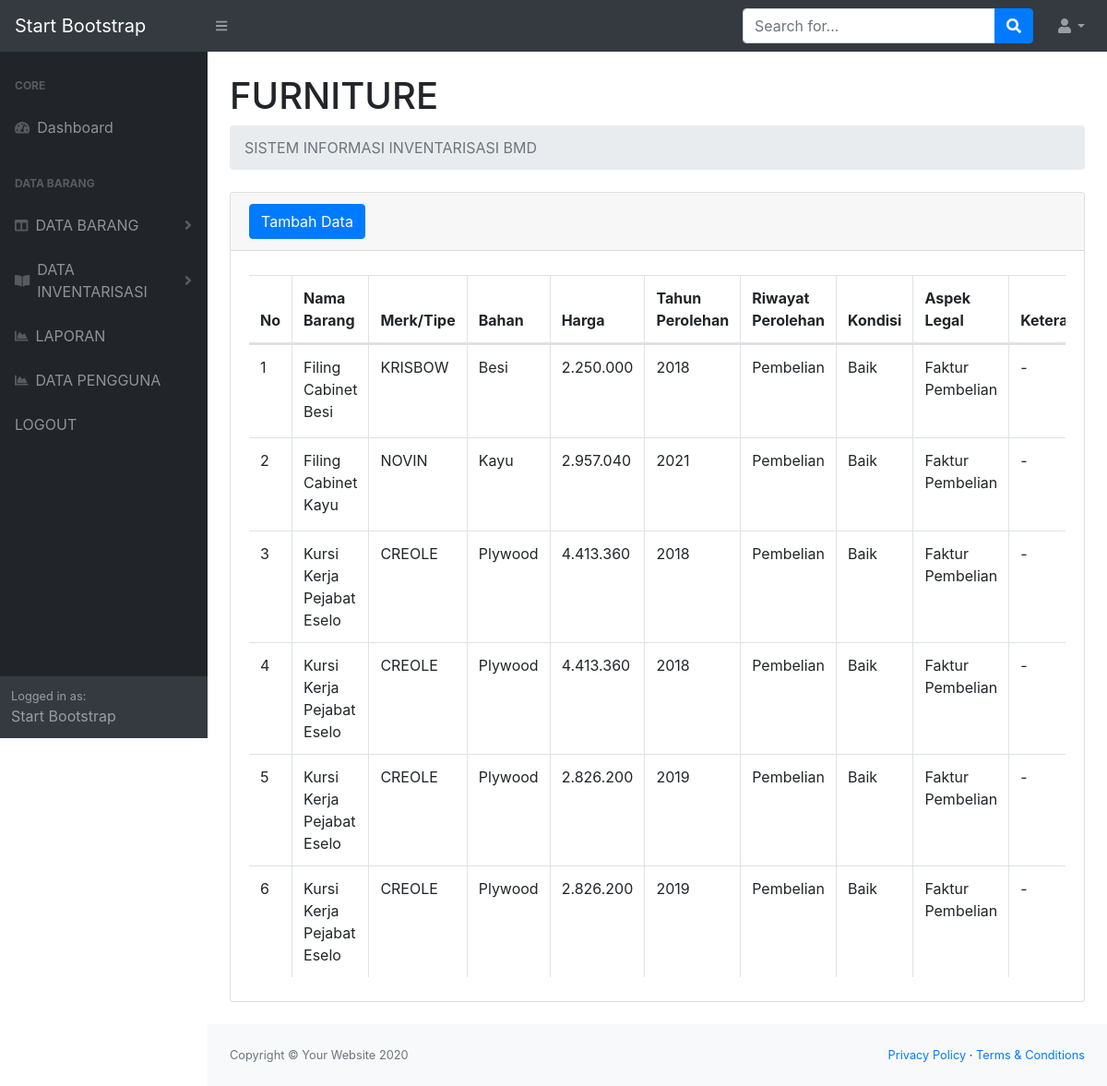
The page /masterfurniture.php (signed in) on the database its author committed.
### tables this page shows
CREATE TABLE `furniture` (
  `idbarang` int(11) NOT NULL,
  `namafurniture` varchar(50) NOT NULL,
  `merk3` varchar(25) NOT NULL,
  `bahan3` varchar(25) NOT NULL,
  `harga3` varchar(25) NOT NULL,
  `tahunperolehan3` varchar(25) NOT NULL,
  `riwayatperolehan3` varchar(25) NOT NULL,
  `kondisi3` varchar(25) NOT NULL,
  `aspeklegal3` varchar(25) NOT NULL,
  `keterangan3` varchar(25) NOT NULL
);

### masterfurniture.php (the view, shortened to what this page needs)
<?php
require 'function.php';
?>
<!DOCTYPE html>
<html lang="en">
<head>
    <link href="css/styles.css" rel="stylesheet" />
    <link href="https://cdn.datatables.net/1.10.20/css/dataTables.bootstrap4.min.css" rel="stylesheet" />
</head>
<body class="sb-nav-fixed">
    <nav class="sb-topnav navbar navbar-expand navbar-dark bg-dark">
        <a class="navbar-brand" href="index.html">Start Bootstrap</a>
        <button class="btn btn-link btn-sm order-1 order-lg-0" id="sidebarToggle" href="#"><i class="fas fa-bars"></i></button>
        <form class="d-none d-md-inline-block form-inline ml-auto mr-0 mr-md-3 my-2 my-md-0">
            <div class="input-group">
                <input class="form-control" type="text" placeholder="Search for..." aria-label="Search" aria-describedby="basic-addon2" />
                <div class="input-group-append">
                    <button class="btn btn-primary" type="button"><i class="fas fa-search"></i></button>
                </div>
            </div>
        </form>
        <ul class="navbar-nav ml-auto ml-md-0">
            <li class="nav-item dropdown">
                <a class="nav-link dropdown-toggle" id="userDropdown" href="#" role="button" data-toggle="dropdown" aria-haspopup="true" aria-expanded="false"><i class="fas fa-user fa-fw"></i></a>
            </li>
        </ul>
    </nav>
    <div id="layoutSidenav">
        <div id="layoutSidenav_nav">
            <nav class="sb-sidenav accordion sb-sidenav-dark" id="sidenavAccordion">
                <div class="sb-sidenav-menu">
                    <?php include 'navbar.php'; ?>
                </div>
                <div class="sb-sidenav-footer">
                    <div class="small">Logged in as:</div>
                    Start Bootstrap
                </div>
            </nav>
        </div>
        <div id="layoutSidenav_content">
            <main>
                <div class="container-fluid">
                    <h1 class="mt-4">FURNITURE</h1>
                    <ol class="breadcrumb mb-4">
                        <li class="breadcrumb-item active">SISTEM INFORMASI INVENTARISASI BMD</li>
                    </ol>
                    <div class="card mb-4">
                        <div class="card-header">
                            <button type="button" class="btn btn-primary" data-toggle="modal" data-target="#myModal">
                                Tambah Data
                            </button>
                        </div>
                        <div class="card-body">
                            <div class="table-responsive">
                                <table class="table table-bordered" id="dataTable" width="100%" cellspacing="0">
                                    <thead>
                                        <tr>
                                            <th>No</th>
                                            <th>Nama Barang</th>
                                            <th>Merk/Tipe</th>
                                            <th>Bahan</th>
                                            <th>Harga</th>
                                            <th>Tahun Perolehan</th>
                                            <th>Riwayat Perolehan</th>
                                            <th>Kondisi</th>
                                            <th>Aspek Legal</th>
                                            <th>Keterangan</th>
                                        </tr>
                                    </thead>
                                    <tbody>
                                        <?php
                                        $ambilsemuadatafurniture = mysqli_query($conn, "select * from furniture");
                                        $i = 1;
                                        while ($data = mysqli_fetch_array($ambilsemuadatafurniture)) {
                                            $namafurniture = $data['namafurniture'];
                                            $merk3 = $data['merk3'];
                                            $bahan3 = $data['bahan3'];
                                            $harga3 = $data['harga3'];
                                            $tahunperolehan3 = $data['tahunperolehan3'];
                                            $riwayatperolehan3 = $data['riwayatperolehan3'];
                                            $kondisi3 = $data['kondisi3'];
                                            $aspeklegal3 = $data['aspeklegal3'];
                                            $keterangan3 = $data['keterangan3'];
                                        ?>
                                            <tr>
                                                <td><?= $i++; ?></td>
                                                <td><?= $namafurniture; ?></td>
                                                <td><?= $merk3; ?></td>
                                                <td><?= $bahan3; ?></td>
                                                <td><?= $harga3; ?></td>
                                                <td><?= $tahunperolehan3; ?></td>
                                                <td><?= $riwayatperolehan3; ?></td>
                                                <td><?= $kondisi3; ?></td>
                                                <td><?= $aspeklegal3; ?></td>
                                                <td><?= $keterangan3; ?></td>
                                            </tr>
                                        <?php
                                        };
                                        ?>
                                    </tbody>
                                </table>
                            </div>
                        </div>
                    </div>
                </div>
            </main>
            <footer class="py-4 bg-light mt-auto">
                <div class="container-fluid">
                    <div class="d-flex align-items-center justify-content-between small">
                        <div class="text-muted">Copyright &copy; Your Website 2020</div>
                        <div>
                            <a href="#">Privacy Policy</a>
                            &middot;
                            <a href="#">Terms &amp; Conditions</a>
                        </div>
                    </div>
                </div>
            </footer>
        </div>
    </div>
</body>
</html>

### rows shown on the page
furniture: namafurniture "Filing Cabinet Besi", merk3 "KRISBOW", bahan3 "Besi", harga3 "2.250.000", tahunperolehan3 "2018", riwayatperolehan3 "Pembelian", kondisi3 "Baik", aspeklegal3 "Faktur Pembelian", keterangan3 "-"
furniture: namafurniture "Filing Cabinet Kayu", merk3 "NOVIN", bahan3 "Kayu", harga3 "2.957.040", tahunperolehan3 "2021", riwayatperolehan3 "Pembelian", kondisi3 "Baik", aspeklegal3 "Faktur Pembelian", keterangan3 "-"
furniture: namafurniture "Kursi Kerja Pejabat Eselo", merk3 "CREOLE", bahan3 "Plywood", harga3 "4.413.360", tahunperolehan3 "2018", riwayatperolehan3 "Pembelian", kondisi3 "Baik", aspeklegal3 "Faktur Pembelian", keterangan3 "-"
furniture: namafurniture "Kursi Kerja Pejabat Eselo", merk3 "CREOLE", bahan3 "Plywood", harga3 "4.413.360", tahunperolehan3 "2018", riwayatperolehan3 "Pembelian", kondisi3 "Baik", aspeklegal3 "Faktur Pembelian", keterangan3 "-"
furniture: namafurniture "Kursi Kerja Pejabat Eselo", merk3 "CREOLE", bahan3 "Plywood", harga3 "2.826.200", tahunperolehan3 "2019", riwayatperolehan3 "Pembelian", kondisi3 "Baik", aspeklegal3 "Faktur Pembelian", keterangan3 "-"
furniture: namafurniture "Kursi Kerja Pejabat Eselo", merk3 "CREOLE", bahan3 "Plywood", harga3 "2.826.200", tahunperolehan3 "2019", riwayatperolehan3 "Pembelian", kondisi3 "Baik", aspeklegal3 "Faktur Pembelian", keterangan3 "-"
